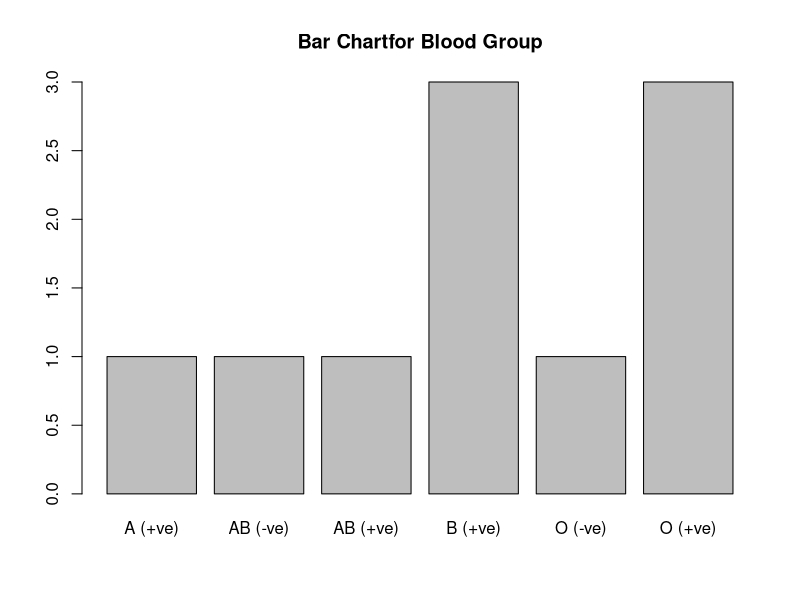
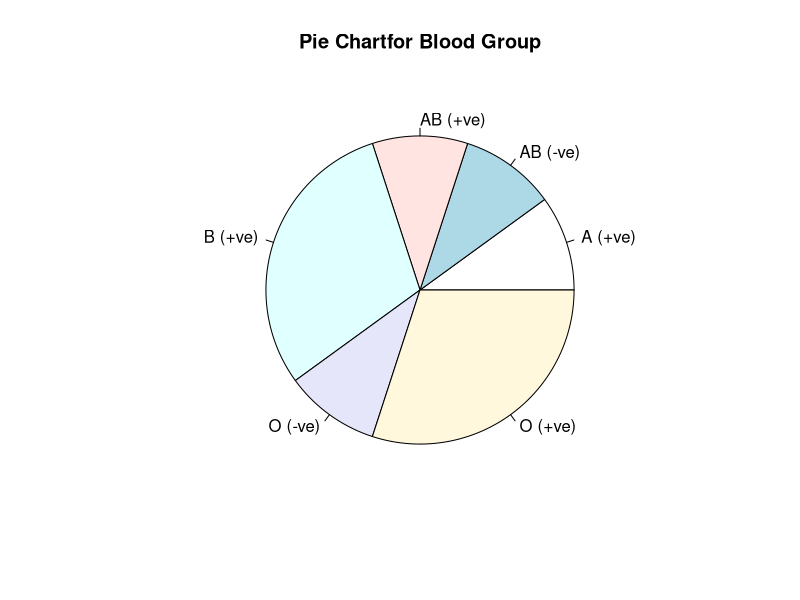

The R script that drew these images, in order:
#...(i)...
patient.data = data.frame(
  Patient.ID = 1:10,
  Sex = c("M", "F", "M", "M", "F", "M", "F", "F", "M", "F"),
  Weight = c(56, 48, 60, 65, 54, 57, 45, 50, 54, 53),
  Diabetes = c("Type I", "No", "Type 2", "Type I", "Type 2", "No", "Type I", "No", "Type 2", "Type I"),
  Blood.group = c("O (+ve)", "B (+ve)", "O (+ve)", "AB (+ve)", "O (+ve)", "B (+ve)", "AB (-ve)", "O (-ve)", "A (+ve)", "B (+ve)"),
  Medical.Expense = c(20000, 15000, 30000, 22000, 24000, 10000, 14000, 30000, 40000, 32000)
)

patient.data

#.......(ii)....

patient.data$Blood.group

#.......(iii) 
table(patient.data$Weight, patient.data$Blood.group)    #NB: Age is not available in Patient.data,  hence Weight was used

#.......(iv)...
New.data = patient.data[,-3]
Age = c(23,25,39,NA,36,25,22,NA,60,46)
New.data = cbind(patient.data[, 1:2], Age, patient.data[,3:5])
New.data

#.......(v)...
mean.age = mean(New.data$Age[!is.na(New.data$Age)])
mean.age
New.data$Age[is.na(New.data$Age)] = mean.age
New.data

# Five number summary
summary(New.data$Age)

#.......(vi)
data = table(New.data$Blood.group)
data
barplot(data,main= "Bar Chartfor Blood Group")
pie(data, main= "Pie Chartfor Blood Group")
